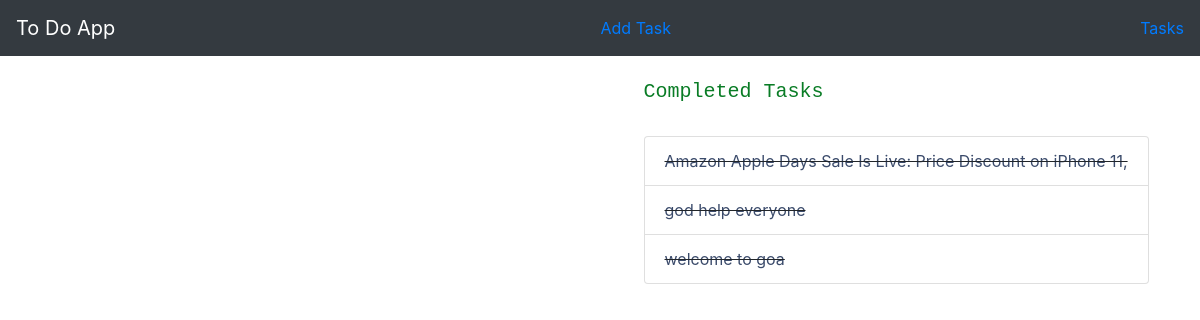
Before: / with the older database file.
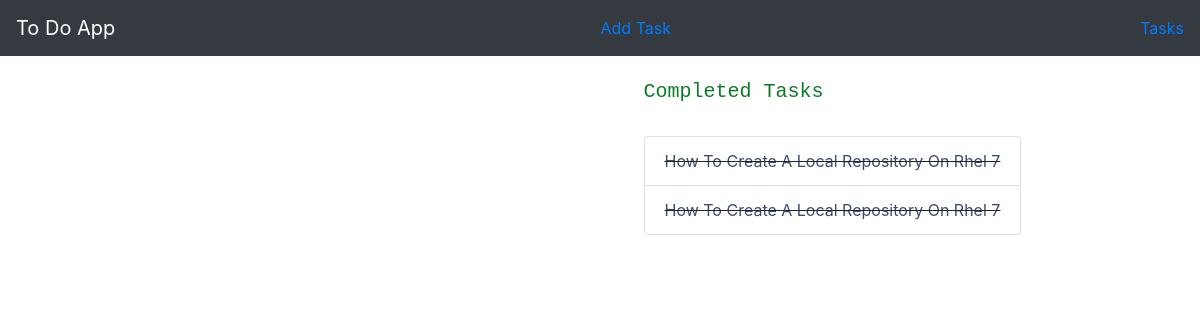
After: the same page with the newer database file.
### main/models.py (models this page shows, shortened)
class todo_tasks(models.Model):
  task_h=models.CharField(max_length=60)
  task_d = models.CharField(max_length=300)
  added_date=models.DateTimeField()
  task_type=models.BooleanField()

### main/views.py (the view)
# urls.py: path('',views.home, name='home'),
def home(request):
  tasks = todo_tasks.objects.filter(task_type="True").order_by("-added_date")
  completed=todo_tasks.objects.filter(task_type="False").order_by("-added_date")
  return render(request,'index.html',{'tasks':tasks, 'completed':completed})

### main/templates/index.html (shortened to what this page needs)
{% extends 'base.html' %}
{% load static %}
{% block content%}
<div class="row mt-4 ml-4">
    <div class="col-md-6 mt-4">
    </div>
    <div class="cols-md-6 ml-4">
        <h5 style="font-family: monospace;color:#097C25;">Completed Tasks</h5><br>
        <ul class="list-group">
        {% for complete in completed %}
            <li class="list-group-item" style="text-decoration:line-through;">
                <div style="color:#3B4B6B;">{{ complete.task_h }}</div>
            </li>
        {% endfor %}
        </ul>
    </div>
</div>
{% endblock%}

### main/templates/base.html (shortened to what this page needs)
{% load static %}
<html>
  <head>
    <link rel="stylesheet" href="https://stackpath.bootstrapcdn.com/bootstrap/4.5.0/css/bootstrap.min.css" />
  </head>
  <body>
    <nav class="navbar navbar-dark bg-dark">
      <a class="navbar-brand" href="#">To Do App</a>
      <a class="navbar-item" href="{% url 'main:add_task' %}">Add Task</a>
      <a class="navbar-item" href="{% url 'main:home' %}">Tasks</a>
    </nav>
    <div class="container-fluid">
    {% block content%}{% endblock %}
    </div>
  </body>
</html>

Changed rows visible on the page:
removed todo_tasks: task_h "Amazon Apple Days Sale Is Live: Price Discount on iPhone 11,"
removed todo_tasks: task_h "god help everyone"
removed todo_tasks: task_h "welcome to goa"
added todo_tasks: task_h "How To Create A Local Repository On Rhel 7"
added todo_tasks: task_h "How To Create A Local Repository On Rhel 7"
